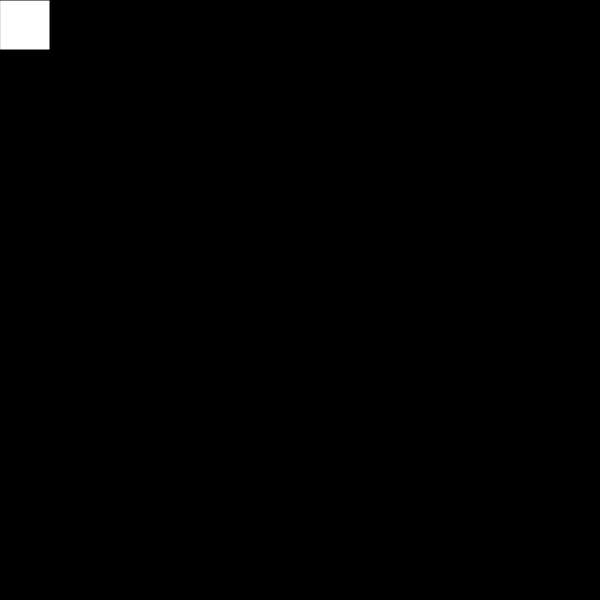
Frame 1 (no input)
Frame 60 (no input): identical to frame 1, image omitted
Frame 120 (the mouse pressed at the canvas centre since frame 60): identical to frame 1, image omitted

The p5.js sketch that drew this single still picture (run headless with seeded random() and noise() and a simulated clock; from frame 60 on, the mouse is pressed at the canvas centre):

// p5.js sketch
// ── sketch.js
// How to move a JavaScript Object
//  This was adapted from Dan Shiffman's Coding Train
//  See links 3.1, 3.2, 3.3
//  https://www.youtube.com/playlist?list=PLRqwX-V7Uu6Zy51Q-x9tMWIv9cueOFTFA

let box = {
  x: 0,
  y: 0,
  w: 50,
  h: 50,
}

function setup() {
  createCanvas(600, 600);
}

function draw() {
  background(0);
  rect(box.x, box.y, box.w, box.h);
}
